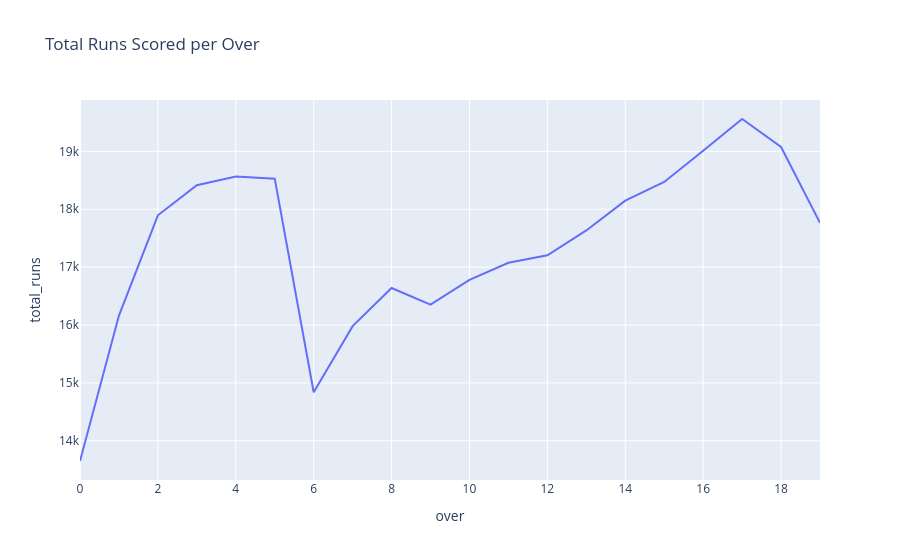

The cell this chart's notebook holds for it:
### Code cell
#over wise run comparison
over_runs = deliveries.groupby('over')['total_runs'].sum().reset_index()

fig = px.line(
    over_runs,
    x='over',
    y='total_runs',
    title="Total Runs Scored per Over"
)
fig.show()

### Figure 1 — Plotly figure (JSON) as saved in the notebook; plotly's stock layout.template omitted (floating-point values rounded to 4 significant figures)
{"data": [{"hovertemplate": "over=%{x}<br>total_runs=%{y}<extra></extra>", "legendgroup": "", "line": {"color": "#636efa", "dash": "solid"}, "marker": {"symbol": "circle"}, "mode": "lines", "name": "", "orientation": "v", "showlegend": false, "type": "scatter", "x": [0, 1, 2, 3, 4, 5, 6, 7, 8, 9, 10, 11, 12, 13, 14, 15, 16, 17, 18, 19], "xaxis": "x", "y": [13651, 16163, 17895, 18415, 18565, 18528, 14839, 15981, 16639, 16353, 16779, 17076, 17205, 17634, 18149, 18472, 19012, 19559, 19076, 17765], "yaxis": "y"}], "layout": {"legend": {"tracegroupgap": 0}, "title": {"text": "Total Runs Scored per Over"}, "xaxis": {"anchor": "y", "domain": [0, 1], "title": {"text": "over"}}, "yaxis": {"anchor": "x", "domain": [0, 1], "title": {"text": "total_runs"}}}}
